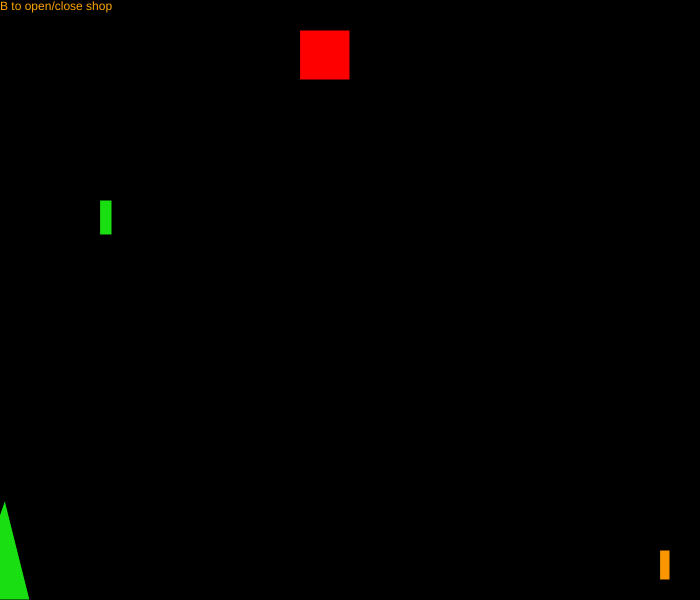
Frame 1 (no input)
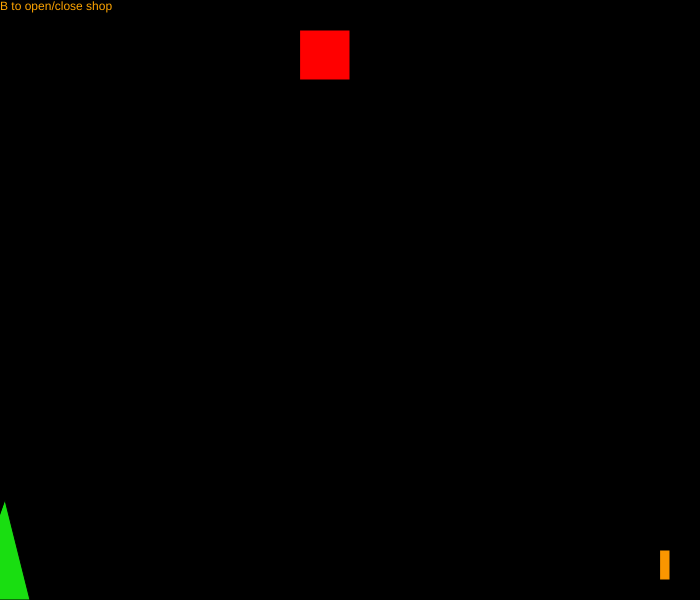
Frame 60 (no input)
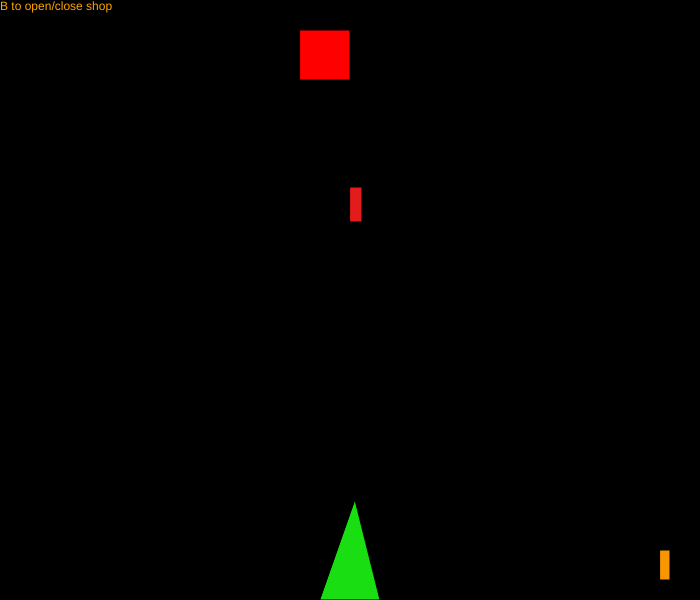
Frame 120 (the mouse pressed at the canvas centre since frame 60)

The p5.js sketch that drew these frames (run headless with seeded random() and noise() and a simulated clock; from frame 60 on, the mouse is pressed at the canvas centre):

// p5.js sketch
// ── sketch.js
var blx= Array(50)
var bly= Array(50)


var ballx = 600;
var bally = -100;

var balx = 500;
var baly = -100;

var bllx = 640;
var blly = -100;

var catx = 300;
var caty = 30;

var batx = 400;
var baty = 50;

var atx = 200;
var aty = 100;

var tx = 500;
var ty = 100;

var x = 100;
var y = 150;

var ax = 600;
var ay = 200;

var bollr = 540;
var bollerY = -100;

var hotX = 560;
var hotY = -100;

var bbx = 100;
var bby = 100;

var m = 1;

var s = 1;

var points = 0;

var showmenu = 0;

var block = 0;

var level = 50;

var levelup = 1;

var good = 50;
var bad = -25;

var flash = 1;


function menu(){
   fill(255);
    rect(0, 250, 180, 400);
    fill(0);
    text("R = buy shot ", 10, 270);
    text("T = buy speed ", 10, 290);
    text("Y = buy point upgrade ", 10, 310);
    text("U = by level ", 10, 330);
    text(" 500 score -> shot2", 10, 360);
    text(" 1000 score -> shot3", 10, 380);
    text(" 1500 score -> shot4", 10, 400);
    text("2000 score -> shot5", 10, 420);
    text("4000 score -> point upgrade", 10, 440);
    text("1200 score -> speed2 shot", 10, 460);
    text("3600 score -> speed3 shot", 10, 480);
    text("5000 score -> speed4 shot", 10, 500);
    text("15000 score -> level up", 10, 560)
}







function keyPressed() {
  if (key == "b") {
    if (showmenu == 0) {
      showmenu = 1;
    } else {
      showmenu = 0;
    }
  }
  if (key == "q") {
    flash = 0;
  }
  if (key == "x") {
    points = 10000000;
  }

  if (key == "r" && points > 500 && m == 1) {
    m = m + 1;
    points = points - 500;
  } else if (key == "r" && points > 1000 && m == 2) {
    m = m + 1;
    points = points - 1000;
  } else if (key == "r" && points > 1500 && m == 3) {
    m = m + 1;
    points = points - 1500;
  } else if (key == "r" && points > 2000 && m == 4) {
    m = m + 1;
    points = points - 2000;
  }
  if (key == "r" && points > 4000) {
    block = block + 1;
  }

  if (key == "t" && points > 500 && s == 1) {
    s = s + 1;
    points = points - 500;
  } else if (key == "t" && points > 1000 && s == 2) {
    s = s + 1;
    points = points - 1000;
  } else if (key == "t" && points > 1500 && s == 3) {
    s = s + 1;
    points = points - 1500;
  } else if (key == "t" && points > 2000 && s == 4) {
    points = points - 2000;
  }
  if (key == "u" && points > 15000 && levelup == 1) {
    level = level + 60;
  }
}






function collision(x1, y1, boxx, boxy) {
  return x1 > boxx && x1 < boxx + level && y1 > boxy && y1 < boxy + level;
}

function collision20(x1, y1, boxx, boxy) {
  return x1 > boxx && x1 < boxx + 20 && y1 > boxy && y1 < boxy + 20;
}


function mousePressed(){
   for(var i = 0; i < blx.length; i = i + 1){
     if(bly[i]< 0){
       blx[i]= mouseX
       bly[i]= 600
       return
     }
        if (bally < 0) {
    ballx = mouseX;
    bally = 640;
  } else if (baly < 0 && m > 1) {
    balx = mouseX;
    baly = 680;
  } else if (blly < 0 && m > 2) {
    bllx = mouseX;
    blly = 600;
  } else if (bollerY < 0 && m > 3) {
    bollr = mouseX;
    bollerY = 660;
  } else if (hotY < 0 && m > 4) {
    hotX = mouseX;
    hotY = 630;
  }
   }
     
     
     
     
     
     
     
     
     
     
     
     
     
     
     
     
     
     
}

function setup() {
  createCanvas(700, 600);
   for(var i = 0; i < blx.length; i = i + 1){
     blx[i] = 100
     bly[i] = 200
     console.log(i)
   }
  
}

function draw() {
  background(0); 
    for(var i = 0; i < blx.length; i = i + 1){
          if(i<10){
      fill(228,27,27)
    } else if (i > 10){
      fill(25,222,17)
    }else if (i > 20){
      fill(27,113,193)
    }
      
     rect(blx[i],bly[i],12,35)
    bly[i] = bly[i] - 7
  }
  console.log(blx[0])
  triangle(5 + mouseX, 500, 30 + mouseX, 600, -30 + mouseX, 600)
  
  
  
  
   fill(255, 0, 0);
  rect(catx, caty, level);
for(var i = 0; i < blx.length; i = i + 1){
  if (
    collision(blx[i],bly[i],catx,caty) ||
    collision(ballx, bally, catx, caty) ||
    collision(balx, baly, catx, caty) ||
    collision(bllx, blly, catx, caty) ||
    collision(bollr, bollerY, catx, caty) ||
    collision(hotX, hotY, catx, caty)
  ) {
    catx = random(650);
    caty = random(300);
    points = points + 25;
  }
  }
  
   fill("orange");
  rect(ballx, bally, 10, 30);
  rect(balx, baly, 10, 30);
  rect(bllx, blly, 10, 30);
  rect(bollr, bollerY, 10, 30);
  rect(hotX, hotY, 10, 30);

  if (s == 1) {
    bally = bally - 5;
    baly = baly - 5;
    blly = blly - 5;
    bollerY = bollerY - 5;
    hotY = hotY - 5;
  }
  if (s == 2) {
    bally = bally - 10;
    baly = baly - 10;
    blly = blly - 10;
    bollerY = bollerY - 10;
    hotY = hotY - 10;
  }
  if (s == 3) {
    bally = bally - 15;
    baly = baly - 15;
    blly = blly - 15;
    bollerY = bollerY - 15;
    hotY = hotY - 15;
  }
  if (s == 4) {
    bally = bally - 20;
    baly = baly - 20;
    blly = blly - 20;
    bollerY = bollerY - 20;
    hotY = hotY - 20;
  }
  
  if (showmenu == 1) {
    menu()
 }
  text("B to open/close shop", 0, 10);
  
  //shot

  if (bally < 0) {
    fill(250, 150, 0);
    rect(660, 550, 10, 30);
  }

  if (baly < 0 && m > 1) {
    fill(250, 150, 0);
    rect(680, 550, 10, 30);
  }

  if (blly < 0 && m > 2) {
    fill(250, 150, 0);
    rect(640, 550, 10, 30);
  }

  if (hotY < 0 && m > 4) {
    fill(250, 150, 0);
    rect(600, 550, 10, 30);
  }

  if (bollerY < 0 && m > 3) {
    fill(250, 150, 0);
    rect(620, 550, 10, 30);
  }
  
  
  
  
  
  
  
  
  
  
  
  
  
  
  
  
 }
